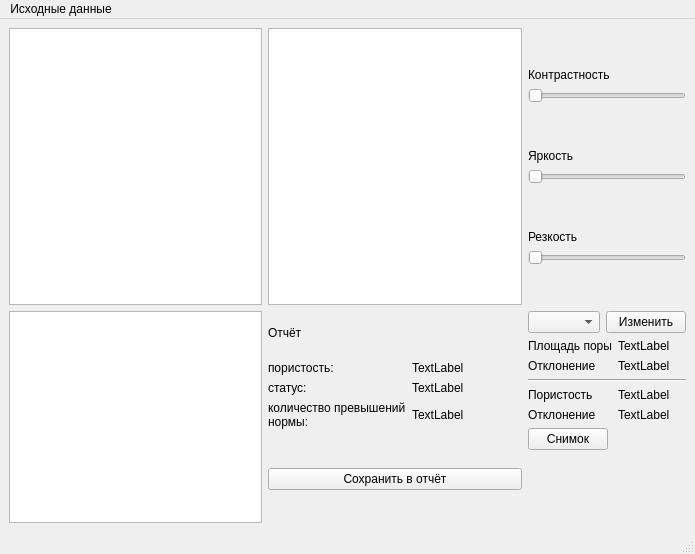
<?xml version="1.0" encoding="UTF-8"?>
<ui version="4.0">
 <class>MainWindow</class>
 <widget class="QMainWindow" name="MainWindow">
  <property name="geometry">
   <rect>
    <x>0</x>
    <y>0</y>
    <width>695</width>
    <height>554</height>
   </rect>
  </property>
  <property name="windowTitle">
   <string>MainWindow</string>
  </property>
  <widget class="QWidget" name="centralwidget">
   <layout class="QGridLayout" name="gridLayout_3">
    <item row="1" column="1">
     <layout class="QGridLayout" name="gridLayout">
      <item row="1" column="1">
       <layout class="QGridLayout" name="gridLayout_4">
        <item row="1" column="0">
         <layout class="QGridLayout" name="gridLayout_2">
          <item row="0" column="0">
           <widget class="QLabel" name="reportPorosityLabel">
            <property name="text">
             <string>пористость:</string>
            </property>
           </widget>
          </item>
          <item row="0" column="1">
           <widget class="QLabel" name="reportPorosityValue">
            <property name="text">
             <string>TextLabel</string>
            </property>
           </widget>
          </item>
          <item row="1" column="1">
           <widget class="QLabel" name="reportStatusValue">
            <property name="text">
             <string>TextLabel</string>
            </property>
           </widget>
          </item>
          <item row="1" column="0">
           <widget class="QLabel" name="reportStatusLabel">
            <property name="text">
             <string>статус:</string>
            </property>
           </widget>
          </item>
          <item row="2" column="0">
           <widget class="QLabel" name="reportNormExceedingCountLabel">
            <property name="text">
             <string>&lt;html&gt;&lt;head/&gt;&lt;body&gt;количество превышений &lt;br&gt; нормы:&lt;/body&gt;&lt;/html&gt;</string>
            </property>
           </widget>
          </item>
          <item row="2" column="1">
           <widget class="QLabel" name="reportNormExceedingCountValue">
            <property name="text">
             <string>TextLabel</string>
            </property>
           </widget>
          </item>
         </layout>
        </item>
        <item row="0" column="0">
         <widget class="QLabel" name="reportLabel">
          <property name="text">
           <string>Отчёт</string>
          </property>
         </widget>
        </item>
        <item row="3" column="0" rowspan="2">
         <widget class="QPushButton" name="saveReportButton">
          <property name="text">
           <string>Сохранить в отчёт</string>
          </property>
         </widget>
        </item>
       </layout>
      </item>
      <item row="0" column="0">
       <widget class="QGraphicsView" name="currentView"/>
      </item>
      <item row="0" column="1">
       <widget class="QGraphicsView" name="analizeView"/>
      </item>
      <item row="1" column="0">
       <widget class="QGraphicsView" name="exceededView"/>
      </item>
      <item row="1" column="2">
       <layout class="QGridLayout" name="gridLayout_6">
        <item row="1" column="1">
         <widget class="QPushButton" name="editButton">
          <property name="text">
           <string>Изменить</string>
          </property>
         </widget>
        </item>
        <item row="1" column="0">
         <widget class="QComboBox" name="comboBox"/>
        </item>
        <item row="2" column="0" colspan="2">
         <layout class="QFormLayout" name="formLayout">
          <item row="0" column="0">
           <widget class="QLabel" name="poreAreaLabel">
            <property name="text">
             <string>Площадь поры</string>
            </property>
           </widget>
          </item>
          <item row="0" column="1">
           <widget class="QLabel" name="poreAreaValue">
            <property name="text">
             <string>TextLabel</string>
            </property>
           </widget>
          </item>
          <item row="1" column="0">
           <widget class="QLabel" name="poreAreaDeviationLabel">
            <property name="text">
             <string>Отклонение</string>
            </property>
           </widget>
          </item>
          <item row="1" column="1">
           <widget class="QLabel" name="poreAreaDevitationValue">
            <property name="text">
             <string>TextLabel</string>
            </property>
           </widget>
          </item>
          <item row="3" column="1">
           <widget class="QLabel" name="porosityValue">
            <property name="text">
             <string>TextLabel</string>
            </property>
           </widget>
          </item>
          <item row="4" column="0">
           <widget class="QLabel" name="porosityDeviationLabel">
            <property name="text">
             <string>Отклонение</string>
            </property>
           </widget>
          </item>
          <item row="4" column="1">
           <widget class="QLabel" name="porosityDeviationValue">
            <property name="text">
             <string>TextLabel</string>
            </property>
           </widget>
          </item>
          <item row="3" column="0">
           <widget class="QLabel" name="porosityLabel">
            <property name="text">
             <string>Пористость</string>
            </property>
           </widget>
          </item>
          <item row="2" column="0" colspan="2">
           <widget class="Line" name="line_2">
            <property name="orientation">
             <enum>Qt::Horizontal</enum>
            </property>
           </widget>
          </item>
          <item row="5" column="0">
           <widget class="QPushButton" name="shootButton">
            <property name="text">
             <string>Снимок</string>
            </property>
           </widget>
          </item>
         </layout>
        </item>
       </layout>
      </item>
      <item row="0" column="2">
       <layout class="QVBoxLayout" name="verticalLayout_4">
        <item>
         <layout class="QVBoxLayout" name="verticalLayout">
          <item>
           <spacer name="verticalSpacer_3">
            <property name="orientation">
             <enum>Qt::Vertical</enum>
            </property>
            <property name="sizeHint" stdset="0">
             <size>
              <width>20</width>
              <height>40</height>
             </size>
            </property>
           </spacer>
          </item>
          <item>
           <widget class="QLabel" name="contrastLabel">
            <property name="text">
             <string>Контрастность</string>
            </property>
           </widget>
          </item>
          <item>
           <widget class="QSlider" name="contrastSlider">
            <property name="orientation">
             <enum>Qt::Horizontal</enum>
            </property>
           </widget>
          </item>
         </layout>
        </item>
        <item>
         <layout class="QVBoxLayout" name="verticalLayout_2">
          <item>
           <spacer name="verticalSpacer_2">
            <property name="orientation">
             <enum>Qt::Vertical</enum>
            </property>
            <property name="sizeHint" stdset="0">
             <size>
              <width>20</width>
              <height>40</height>
             </size>
            </property>
           </spacer>
          </item>
          <item>
           <widget class="QLabel" name="brightLabel">
            <property name="text">
             <string>Яркость</string>
            </property>
           </widget>
          </item>
          <item>
           <widget class="QSlider" name="brightSlider">
            <property name="orientation">
             <enum>Qt::Horizontal</enum>
            </property>
           </widget>
          </item>
         </layout>
        </item>
        <item>
         <layout class="QVBoxLayout" name="verticalLayout_3">
          <item>
           <spacer name="verticalSpacer">
            <property name="orientation">
             <enum>Qt::Vertical</enum>
            </property>
            <property name="sizeHint" stdset="0">
             <size>
              <width>20</width>
              <height>40</height>
             </size>
            </property>
           </spacer>
          </item>
          <item>
           <widget class="QLabel" name="sharpLabel">
            <property name="text">
             <string>Резкость</string>
            </property>
           </widget>
          </item>
          <item>
           <widget class="QSlider" name="sharpSlider">
            <property name="orientation">
             <enum>Qt::Horizontal</enum>
            </property>
           </widget>
          </item>
         </layout>
        </item>
        <item>
         <spacer name="verticalSpacer_4">
          <property name="orientation">
           <enum>Qt::Vertical</enum>
          </property>
          <property name="sizeHint" stdset="0">
           <size>
            <width>20</width>
            <height>40</height>
           </size>
          </property>
         </spacer>
        </item>
       </layout>
      </item>
     </layout>
    </item>
   </layout>
  </widget>
  <widget class="QStatusBar" name="statusbar"/>
  <widget class="QMenuBar" name="menubar">
   <property name="geometry">
    <rect>
     <x>0</x>
     <y>0</y>
     <width>695</width>
     <height>30</height>
    </rect>
   </property>
   <widget class="QMenu" name="menu">
    <property name="title">
     <string>Исходные данные</string>
    </property>
   </widget>
   <addaction name="menu"/>
  </widget>
 </widget>
 <resources/>
 <connections/>
</ui>
